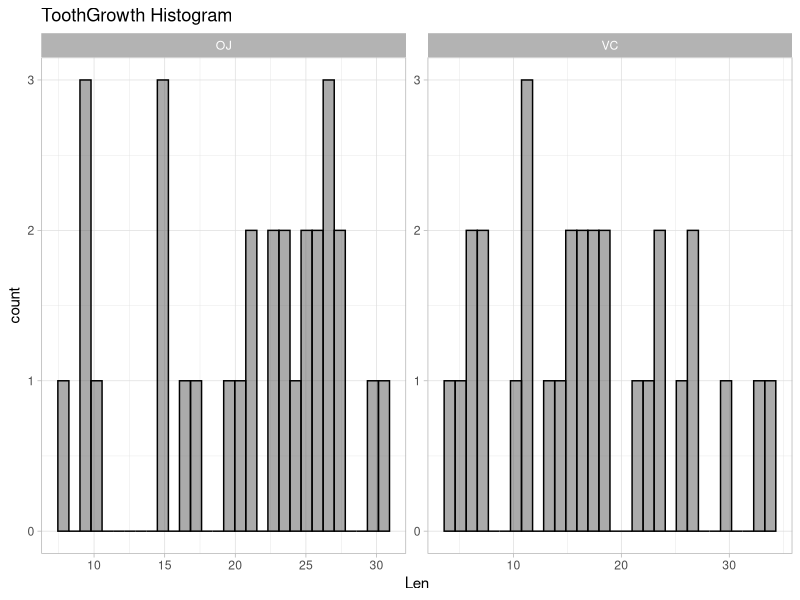

Here is the R script that generated this plot:
## ---- chunk 1
library(ggplot2)

upl = ToothGrowth

str(upl)
head(upl)
is.data.frame(upl)

ggplot(data = upl, aes(upl$len), fill=upl$supp) + geom_histogram(alpha=0.5, color = "black") +
  facet_wrap(~upl$supp, ncol = 2, scales = "free") + 
  theme_light() + 
  ggtitle("ToothGrowth Histogram") + 
  xlab('Len')
## ---- chunk 2
summary(upl)
## ---- chunk 3
levels(upl$supp)
t.test(upl$len[upl$supp=="OJ"], upl$len[upl$supp=="VC"], paired = FALSE)
## ---- chunk 4
range(upl$dose)
t.test(upl$len[upl$dose==0.5], upl$len[upl$dose==2], paired = FALSE)
## ---- chunk 5
range(upl$dose)
t.test(upl$len[upl$dose==0.5], upl$len[upl$dose==1], paired = FALSE)
## ---- chunk 6
range(upl$dose)
t.test(upl$len[upl$dose==0.5], upl$len[upl$dose==1], paired = FALSE)
